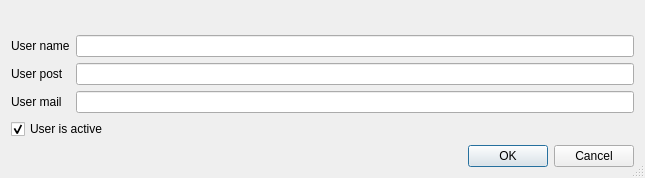
<?xml version="1.0" encoding="UTF-8"?>
<ui version="4.0">
 <class>frmUsersIBM</class>
 <widget class="QDialog" name="frmUsersIBM">
  <property name="geometry">
   <rect>
    <x>0</x>
    <y>0</y>
    <width>645</width>
    <height>163</height>
   </rect>
  </property>
  <property name="windowIcon">
   <iconset resource="../images/didyoureadme.qrc">
    <normaloff>:/didyoureadme.png</normaloff>:/didyoureadme.png</iconset>
  </property>
  <property name="sizeGripEnabled">
   <bool>true</bool>
  </property>
  <layout class="QHBoxLayout" name="horizontalLayout">
   <item>
    <layout class="QVBoxLayout" name="verticalLayout">
     <item>
      <widget class="QLabel" name="lbl">
       <property name="font">
        <font>
         <pointsize>12</pointsize>
        </font>
       </property>
       <property name="styleSheet">
        <string notr="true">color: rgb(0, 192, 0);</string>
       </property>
       <property name="text">
        <string/>
       </property>
       <property name="alignment">
        <set>Qt::AlignCenter</set>
       </property>
      </widget>
     </item>
     <item>
      <layout class="QFormLayout" name="formLayout">
       <property name="fieldGrowthPolicy">
        <enum>QFormLayout::ExpandingFieldsGrow</enum>
       </property>
       <item row="0" column="0">
        <widget class="QLabel" name="label">
         <property name="text">
          <string>User name</string>
         </property>
        </widget>
       </item>
       <item row="0" column="1">
        <widget class="QLineEdit" name="txtName"/>
       </item>
       <item row="1" column="0">
        <widget class="QLabel" name="label_2">
         <property name="text">
          <string>User post</string>
         </property>
        </widget>
       </item>
       <item row="1" column="1">
        <widget class="QLineEdit" name="txtPost"/>
       </item>
       <item row="2" column="0">
        <widget class="QLabel" name="label_3">
         <property name="text">
          <string>User mail</string>
         </property>
        </widget>
       </item>
       <item row="2" column="1">
        <widget class="QLineEdit" name="txtMail"/>
       </item>
      </layout>
     </item>
     <item>
      <widget class="QCheckBox" name="chkActive">
       <property name="text">
        <string>User is active</string>
       </property>
       <property name="checked">
        <bool>true</bool>
       </property>
       <property name="tristate">
        <bool>false</bool>
       </property>
      </widget>
     </item>
     <item>
      <widget class="QDialogButtonBox" name="buttonBox">
       <property name="standardButtons">
        <set>QDialogButtonBox::Cancel|QDialogButtonBox::Ok</set>
       </property>
      </widget>
     </item>
    </layout>
   </item>
  </layout>
 </widget>
 <resources>
  <include location="../images/didyoureadme.qrc"/>
 </resources>
 <connections/>
</ui>
